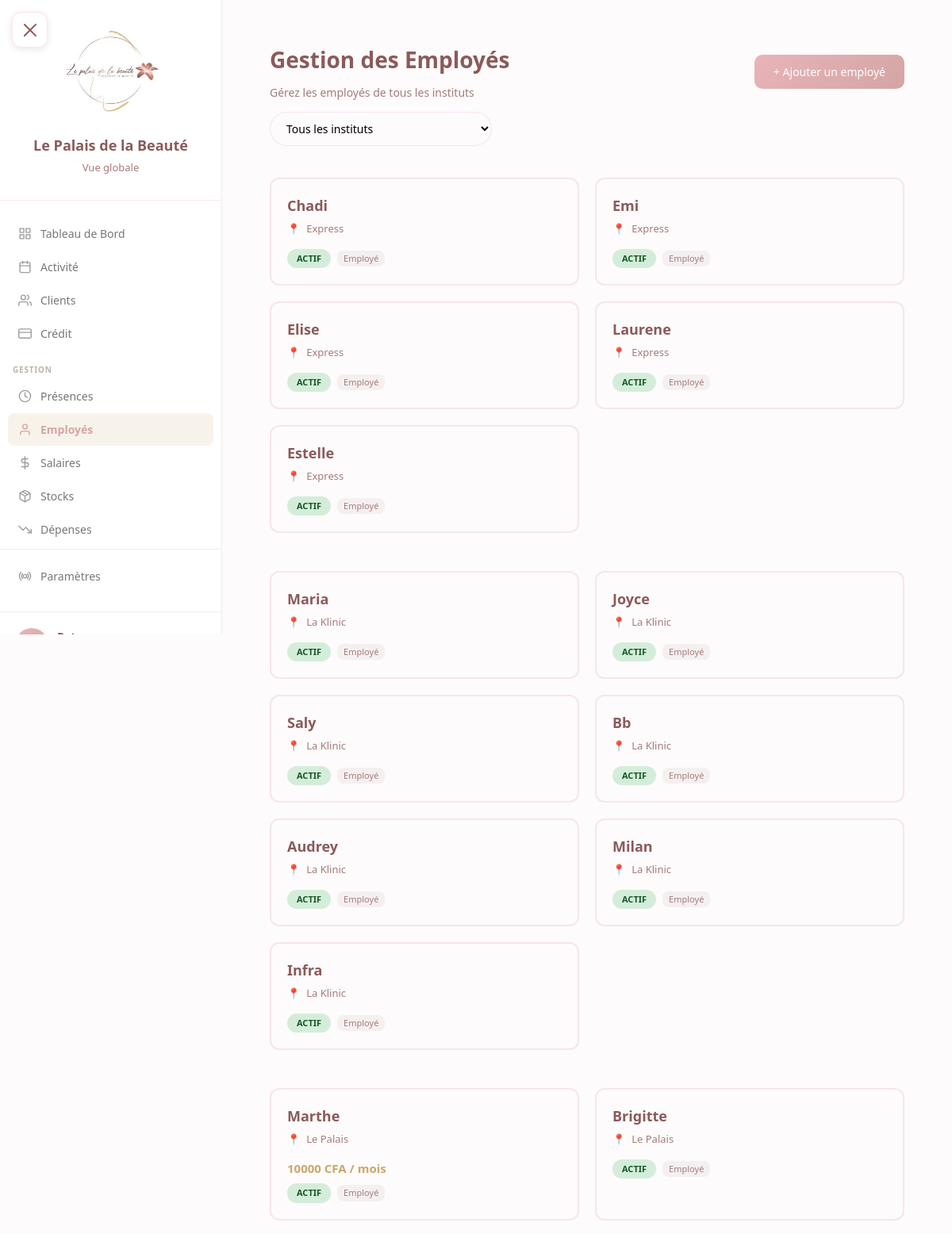
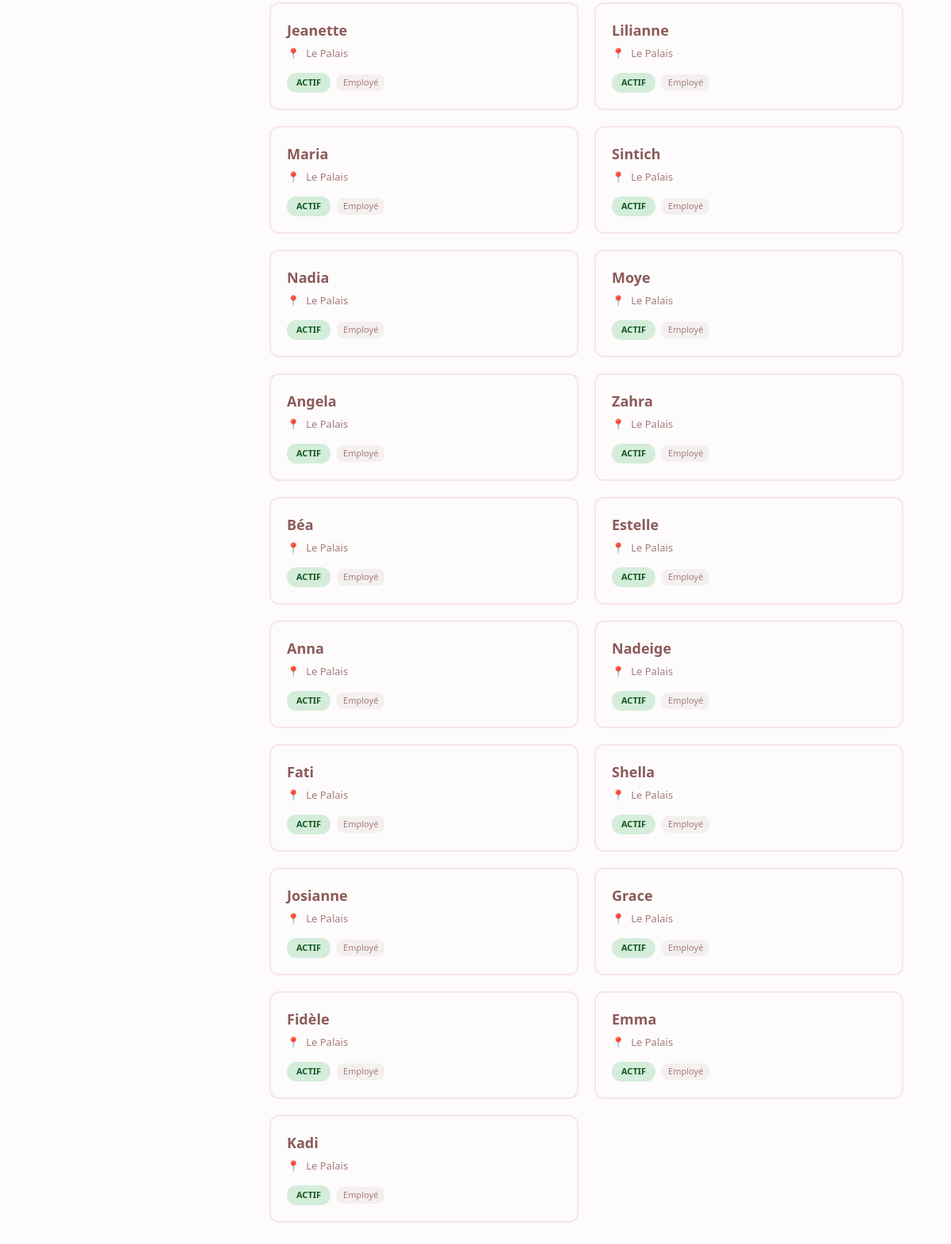
The app's page /employes/ (signed in) with its own data (2 pictures, top to bottom).
### core/models.py (models this page shows, shortened)
class Employe(models.Model):
    RANG_CHOICES = [
        ('superieur', 'Supérieur'),
        ('manager', 'Manager'),
        ('employe', 'Employé'),
    ]
    nom = models.CharField(max_length=100)
    institut = models.ForeignKey(
        Institut,
        on_delete=models.SET_NULL,
        null=True,
        blank=True,
        related_name='employes'
    )
    actif = models.BooleanField(default=True)
    ordre_affichage = models.IntegerField(default=0)
    prenom = models.CharField(max_length=100, blank=True, default='')
    telephone = models.CharField(max_length=20, blank=True, null=True)
    categorie = models.ForeignKey(
        CategorieEmploye,
        on_delete=models.SET_NULL,
        null=True,
        blank=True,
        related_name='employes'
    )
    rang = models.CharField(max_length=20, choices=RANG_CHOICES, default='employe')
    salaire_base = models.IntegerField(
        default=0,
        validators=[MinValueValidator(0)],
        help_text="Salaire mensuel de base en CFA"
    )
    date_embauche = models.DateField(null=True, blank=True)
    est_dans_agenda = models.BooleanField(
        default=True,
        help_text="False pour vigiles, ménage, etc."
    )
    class Meta:
        verbose_name = "Employé"
        verbose_name_plural = "Employés"
        ordering = ['ordre_affichage', 'nom']
    def get_full_name(self):
        if self.prenom:
            return f"{self.prenom} {self.nom}"
        return self.nom

class Institut(models.Model):
    nom = models.CharField(max_length=100)
    code = models.CharField(max_length=20, unique=True)  # 'palais', 'klinic', 'express'
    a_agenda = models.BooleanField(default=True)  # False pour Express
    heure_ouverture = models.TimeField(default='07:00')
    heure_fermeture = models.TimeField(default='23:00')
    fond_caisse = models.IntegerField(default=30000)  # Montant en CFA
    actif = models.BooleanField(default=True)
    class Meta:
        verbose_name = "Institut"
        verbose_name_plural = "Instituts"

### core/views.py (the view)
# urls.py: path('employes/', views.employes_list, name='employes_list'),
@login_required
@role_required(['patron'])
def employes_list(request):
    instituts = Institut.objects.all().order_by('nom')
    employes_par_institut = {}
    for institut in instituts:
        employes_par_institut[institut] = Employe.objects.filter(
            institut=institut
        ).select_related('categorie').order_by('ordre_affichage', 'nom')
    employes_autres = Employe.objects.filter(
        institut__isnull=True
    ).select_related('categorie').order_by('ordre_affichage', 'nom')
    categories = CategorieEmploye.objects.filter(actif=True).order_by('ordre_affichage', 'nom')
    return render(request, 'employes/liste.html', {
        'instituts': instituts,
        'employes_par_institut': employes_par_institut,
        'employes_autres': employes_autres,
        'categories': categories,
    })

### core/models.py (called while the page is built)
    def is_patron(self):
        return self.role == 'patron'

### templates/employes/liste.html (shortened to what this page needs)
{% extends 'base.html' %}
{% block content %}
<div class="employes-container">
    <div class="sticky-header" style="margin:0!important;background:var(--bg-light)!important;box-shadow:none!important;padding:24px 30px 16px!important;">
        <div class="page-header" style="margin-bottom: 0;">
            <div>
                <h1 class="page-title">Gestion des Employés</h1>
                <p class="page-subtitle">Gérez les employés de tous les instituts</p>
            </div>
            <button class="btn-add" onclick="openModal()">
                + Ajouter un employé
            </button>
        </div>
        <div style="margin-top:14px;">
            <select class="form-control" style="max-width:280px;border-radius:25px;padding:10px 16px;border:1.5px solid var(--border);font-size:14px;" onchange="switchTabFromSelect(this.value)">
                <option value="tous" selected>Tous les instituts</option>
            </select>
        </div>
    </div>
    {% for institut, employes in employes_par_institut.items %}
    <div class="institut-section active" id="tab-{{ institut.code }}" style="padding:24px 30px;background:transparent;border:none;box-shadow:none;border-radius:0;">
        {% if employes %}
        <div class="employes-grid">
            {% for employe in employes %}
            <div class="employe-card {% if not employe.actif %}inactive{% endif %}">
                <div class="employe-name">{{ employe.get_full_name }}</div>
                <div class="employe-info">
                    <div class="employe-info-item">
                        <span>📍</span>
                        <span>{{ employe.institut.nom }}</span>
                    </div>
                </div>
                {% if employe.salaire_base %}
                <div class="employe-salaire">{{ employe.salaire_base|floatformat:0 }} CFA / mois</div>
                {% endif %}
                <div style="display:flex; gap:8px; margin-top:8px; align-items:center;">
                    <span class="status-badge {% if employe.actif %}actif{% else %}inactif{% endif %}">
                        {% if employe.actif %}Actif{% else %}Inactif{% endif %}
                    </span>
                    <span class="rang-badge">{{ employe.get_rang_display }}</span>
                </div>
            </div>
            {% endfor %}
        </div>
        {% else %}
        <div class="empty-state">Aucun employé pour cet institut</div>
        {% endif %}
    </div>
    {% endfor %}
</div>
{% endblock %}

### templates/base.html (shortened to what this page needs)
<!DOCTYPE html>
<html lang="fr">
<head>
    <link rel="stylesheet" href="/static/css/style.css">
</head>
<body>
    <button class="mobile-menu-btn" id="mobileMenuBtn" aria-label="Menu">
        <span></span>
    </button>
    <div class="main-layout">
        <aside class="sidebar" id="sidebar">
            <div class="sidebar-header">
                <img src="/static/images/logo.jpg" alt="Logo" class="sidebar-logo" onerror="this.style.display='none'">
                <div class="sidebar-title">Le Palais de la Beauté</div>
                <div class="sidebar-subtitle">
                    {% if request.user.is_authenticated %}
                        {% if request.user.utilisateur.is_patron %}
                            Vue globale
                        {% elif request.user.utilisateur.is_employe %}
                            Vue globale
                        {% else %}
                            {{ request.user.utilisateur.institut.nom }}
                        {% endif %}
                    {% endif %}
                </div>
            </div>
            <nav class="sidebar-nav">
                {% if request.user.is_authenticated %}
                    {% if request.user.utilisateur.is_patron %}
                        <div class="nav-section">
                            <a href="{% url 'dashboard:index' %}" class="nav-item {% if request.resolver_match.app_name == 'dashboard' %}active{% endif %}">
                                <svg class="nav-icon" viewBox="0 0 24 24" fill="none" stroke="currentColor" stroke-width="2" stroke-linecap="round" stroke-linejoin="round"><rect x="3" y="3" width="7" height="7"/><rect x="14" y="3" width="7" height="7"/><rect x="14" y="14" width="7" height="7"/><rect x="3" y="14" width="7" height="7"/></svg>
                                Tableau de Bord
                            </a>
                            <a href="{% url 'agenda:index' institut_code='palais' %}" class="nav-item ">
                                <svg class="nav-icon" viewBox="0 0 24 24" fill="none" stroke="currentColor" stroke-width="2" stroke-linecap="round" stroke-linejoin="round"><rect x="3" y="4" width="18" height="18" rx="2" ry="2"/><line x1="16" y1="2" x2="16" y2="6"/><line x1="8" y1="2" x2="8" y2="6"/><line x1="3" y1="10" x2="21" y2="10"/></svg>
                                Activité
                            </a>
                            <a href="{% url 'core:clients_list' %}" class="nav-item ">
                                <svg class="nav-icon" viewBox="0 0 24 24" fill="none" stroke="currentColor" stroke-width="2" stroke-linecap="round" stroke-linejoin="round"><path d="M17 21v-2a4 4 0 0 0-4-4H5a4 4 0 0 0-4 4v2"/><circle cx="9" cy="7" r="4"/><path d="M23 21v-2a4 4 0 0 0-3-3.87"/><path d="M16 3.13a4 4 0 0 1 0 7.75"/></svg>
                                Clients
                            </a>
                            <a href="{% url 'credits:index' institut_code='palais' %}" class="nav-item {% if request.resolver_match.app_name == 'credits' %}active{% endif %}">
                                <svg class="nav-icon" viewBox="0 0 24 24" fill="none" stroke="currentColor" stroke-width="2" stroke-linecap="round" stroke-linejoin="round"><rect x="1" y="4" width="22" height="16" rx="2" ry="2"/><line x1="1" y1="10" x2="23" y2="10"/></svg>
                                Crédit
                            </a>
                        </div>
                        <div class="nav-section">
                            <div class="nav-section-title">Gestion</div>
                            <a href="{% url 'gestion:presences_pointage' %}" class="nav-item ">
                                <svg class="nav-icon" viewBox="0 0 24 24" fill="none" stroke="currentColor" stroke-width="2" stroke-linecap="round" stroke-linejoin="round"><circle cx="12" cy="12" r="10"/><polyline points="12 6 12 12 16 14"/></svg>
                                Présences
                            </a>
                            <a href="{% url 'core:employes_list' %}" class="nav-item {% if request.resolver_match.url_name == 'employes_list' %}active{% endif %}">
                                <svg class="nav-icon" viewBox="0 0 24 24" fill="none" stroke="currentColor" stroke-width="2" stroke-linecap="round" stroke-linejoin="round"><path d="M20 21v-2a4 4 0 0 0-4-4H8a4 4 0 0 0-4 4v2"/><circle cx="12" cy="7" r="4"/></svg>
                                Employés
                            </a>
                            <a href="{% url 'gestion:salaires_calcul' %}" class="nav-item ">
                                <svg class="nav-icon" viewBox="0 0 24 24" fill="none" stroke="currentColor" stroke-width="2" stroke-linecap="round" stroke-linejoin="round"><line x1="12" y1="1" x2="12" y2="23"/><path d="M17 5H9.5a3.5 3.5 0 0 0 0 7h5a3.5 3.5 0 0 1 0 7H6"/></svg>
                                Salaires
                            </a>
                            <a href="{% url 'gestion:stocks_produits' %}" class="nav-item ">
                                Stocks
                            </a>
                            <a href="{% url 'gestion:depenses_liste' %}" class="nav-item {% if request.resolver_match.url_name and 'depense' in request.resolver_match.url_name %}active{% endif %}">
                                <svg class="nav-icon" viewBox="0 0 24 24" fill="none" stroke="currentColor" stroke-width="2" stroke-linecap="round" stroke-linejoin="round"><polyline points="23 18 13.5 8.5 8.5 13.5 1 6"/><polyline points="17 18 23 18 23 12"/></svg>
                                Dépenses
                            </a>
                        </div>
                        <div class="nav-section" style="margin-top: auto; border-top: 1px solid var(--border); padding-top: 12px;">
                            <a href="{% url 'gestion:catalogue' %}" class="nav-item ">
                                <svg class="nav-icon" viewBox="0 0 24 24" fill="none" stroke="currentColor" stroke-width="2" stroke-linecap="round" stroke-linejoin="round"><circle cx="12" cy="12" r="3"/><path d="M19.07 4.93a10 10 0 0 1 0 14.14M4.93 4.93a10 10 0 0 0 0 14.14"/><path d="M16.24 7.76a6 6 0 0 1 0 8.49M7.76 7.76a6 6 0 0 0 0 8.49"/></svg>
                                Paramètres
                            </a>
                        </div>
                    {% endif %}
                {% endif %}
            </nav>
            {% if request.user.is_authenticated %}
                <div class="sidebar-footer">
                    <div class="user-info">
                        <div class="user-avatar">
                        </div>
                        <div class="user-details">
                            <div class="user-name">{{ request.user.first_name }} {{ request.user.last_name }}</div>
                        </div>
                    </div>
                </div>
            {% endif %}
        </aside>
        <main class="main-content">
            {% block content %}
            {% endblock %}
        </main>
    </div>
</body>
</html>

### records on screen
Employe: get_full_name "Chadi", institut.nom "Express", actif "ACTIF", rang "Employé"
Employe: get_full_name "Emi", institut.nom "Express", actif "ACTIF", rang "Employé"
Employe: get_full_name "Elise", institut.nom "Express", actif "ACTIF", rang "Employé"
Employe: get_full_name "Laurene", institut.nom "Express", actif "ACTIF", rang "Employé"
Employe: get_full_name "Estelle", institut.nom "Express", actif "ACTIF", rang "Employé"
Employe: get_full_name "Maria", institut.nom "La Klinic", actif "ACTIF", rang "Employé"
Employe: get_full_name "Joyce", institut.nom "La Klinic", actif "ACTIF", rang "Employé"
Employe: get_full_name "Saly", institut.nom "La Klinic", actif "ACTIF", rang "Employé"
Employe: get_full_name "Bb", institut.nom "La Klinic", actif "ACTIF", rang "Employé"
Employe: get_full_name "Audrey", institut.nom "La Klinic", actif "ACTIF", rang "Employé"
Employe: get_full_name "Milan", institut.nom "La Klinic", actif "ACTIF", rang "Employé"
Employe: get_full_name "Infra", institut.nom "La Klinic", actif "ACTIF", rang "Employé"
Employe: get_full_name "Marthe", institut.nom "Le Palais", salaire_base "10000", actif "ACTIF", rang "Employé"
Employe: get_full_name "Brigitte", institut.nom "Le Palais", actif "ACTIF", rang "Employé"
Employe: get_full_name "Jeanette", institut.nom "Le Palais", actif "ACTIF", rang "Employé"
Employe: get_full_name "Lilianne", institut.nom "Le Palais", actif "ACTIF", rang "Employé"
Employe: get_full_name "Maria", institut.nom "Le Palais", actif "ACTIF", rang "Employé"
Employe: get_full_name "Sintich", institut.nom "Le Palais", actif "ACTIF", rang "Employé"
Employe: get_full_name "Nadia", institut.nom "Le Palais", actif "ACTIF", rang "Employé"
Employe: get_full_name "Moye", institut.nom "Le Palais", actif "ACTIF", rang "Employé"
Employe: get_full_name "Angela", institut.nom "Le Palais", actif "ACTIF", rang "Employé"
Employe: get_full_name "Zahra", institut.nom "Le Palais", actif "ACTIF", rang "Employé"
Employe: get_full_name "Béa", institut.nom "Le Palais", actif "ACTIF", rang "Employé"
Employe: get_full_name "Estelle", institut.nom "Le Palais", actif "ACTIF", rang "Employé"
Employe: get_full_name "Anna", institut.nom "Le Palais", actif "ACTIF", rang "Employé"
Employe: get_full_name "Nadeige", institut.nom "Le Palais", actif "ACTIF", rang "Employé"
Employe: get_full_name "Fati", institut.nom "Le Palais", actif "ACTIF", rang "Employé"
Employe: get_full_name "Shella", institut.nom "Le Palais", actif "ACTIF", rang "Employé"
Employe: get_full_name "Josianne", institut.nom "Le Palais", actif "ACTIF", rang "Employé"
Employe: get_full_name "Grace", institut.nom "Le Palais", actif "ACTIF", rang "Employé"
Employe: get_full_name "Fidèle", institut.nom "Le Palais", actif "ACTIF", rang "Employé"
Employe: get_full_name "Emma", institut.nom "Le Palais", actif "ACTIF", rang "Employé"
Employe: get_full_name "Kadi", institut.nom "Le Palais", actif "ACTIF", rang "Employé"
